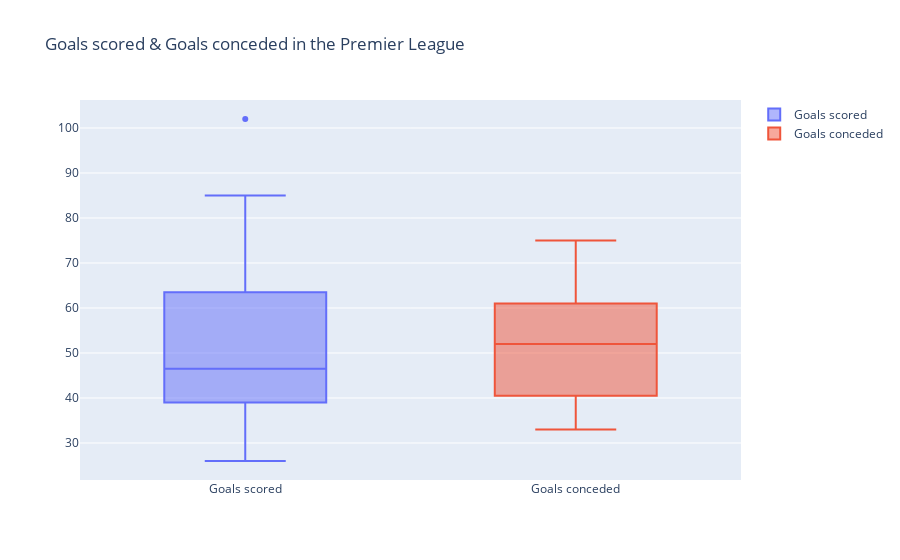

The notebook cell saved with this chart:
### Markdown cell above
#### All of them are more or less normally distributed except in the 'Won' graph we could see one particular interval has comparatively higher value<br>

### Code cell
trace0 = go.Box(
                y=df.F,
                name="Goals scored",
                text = df.Team_Name
                )
trace1 = go.Box(
                y=df.A,
                name="Goals conceded",
                text = df.Team_Name
                )

layout = go.Layout(title="Goals scored & Goals conceded in the Premier League")
data = [trace0, trace1]

fig = go.Figure(data=data, layout=layout)

iplot(fig)

### Figure 1 — Plotly figure (JSON) as saved in the notebook; plotly's stock layout.template omitted (floating-point values rounded to 4 significant figures)
{"data": [{"name": "Goals scored", "text": ["Liverpool", "Manchester City", "Manchester United", "Chelsea", "Leicester City", "Tottenham Hotspur", "Wolverhampton Wanderers", "Arsenal", "Sheffield United", "Burnley", "Southampton", "Everton", "Newcastle United", "Crystal Palace", "Brighton and Hove Albion", "West Ham United", "Aston Villa", "Bournemouth", "Watford", "Norwich City"], "type": "box", "y": [85, 102, 66, 69, 67, 61, 51, 56, 39, 43, 51, 44, 38, 31, 39, 49, 41, 40, 36, 26]}, {"name": "Goals conceded", "text": ["Liverpool", "Manchester City", "Manchester United", "Chelsea", "Leicester City", "Tottenham Hotspur", "Wolverhampton Wanderers", "Arsenal", "Sheffield United", "Burnley", "Southampton", "Everton", "Newcastle United", "Crystal Palace", "Brighton and Hove Albion", "West Ham United", "Aston Villa", "Bournemouth", "Watford", "Norwich City"], "type": "box", "y": [33, 35, 36, 54, 41, 47, 40, 48, 39, 50, 60, 56, 58, 50, 54, 62, 67, 65, 64, 75]}], "layout": {"autosize": true, "title": {"text": "Goals scored & Goals conceded in the Premier League"}, "xaxis": {"autorange": true, "range": [-0.5, 1.5], "type": "category"}, "yaxis": {"autorange": true, "range": [21.78, 106.2], "type": "linear"}}}
